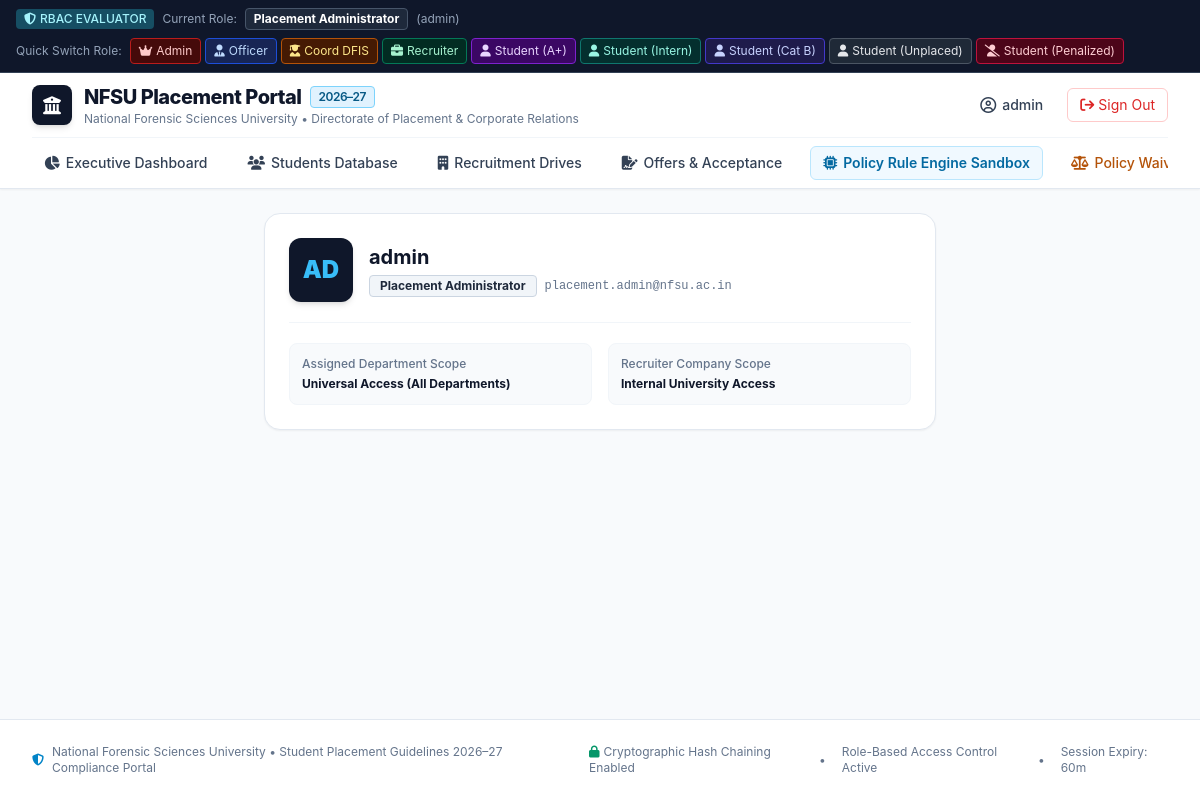
Screenshot of /profile (signed in) with the database file from the repository.
### tables this page shows
CREATE TABLE users (
    id INTEGER PRIMARY KEY AUTOINCREMENT,
    username TEXT UNIQUE NOT NULL,
    email TEXT UNIQUE NOT NULL,
    password_hash TEXT NOT NULL,
    role TEXT NOT NULL CHECK(role IN ('Placement Administrator', 'Placement Officer', 'Course Coordinator', 'Recruiter', 'Student')),
    assigned_course TEXT NULL, -- Course Coordinator scope
    recruiter_company TEXT NULL, -- Recruiter scope
    student_id INTEGER NULL, -- Student self-service link
    failed_login_attempts INTEGER DEFAULT 0,
    locked_until DATETIME NULL,
    mfa_secret TEXT NULL,
    is_active INTEGER DEFAULT 1,
    created_at DATETIME DEFAULT CURRENT_TIMESTAMP,
    FOREIGN KEY(student_id) REFERENCES students(id) ON DELETE SET NULL
);

### routes/auth_routes.py (the view)
@auth_bp.route("/profile")
@login_required
def profile():
    user = query_db("SELECT * FROM users WHERE id = ?", (session["user_id"],), one=True)
    student_record = None
    if user["student_id"]:
        student_record = query_db("SELECT * FROM students WHERE id = ?", (user["student_id"],), one=True)
    return render_template("profile.html", user=user, student=student_record)

### database.py (called while the page is built)
def get_db():
    conn = sqlite3.connect(str(DB_PATH), timeout=20.0)
    conn.row_factory = sqlite3.Row
    conn.execute("PRAGMA foreign_keys = ON;")
    conn.execute("PRAGMA journal_mode = WAL;")
    return conn

def query_db(query, args=(), one=False):
    conn = get_db()
    try:
        cur = conn.cursor()
        cur.execute(query, args)
        rv = cur.fetchall()
        return (rv[0] if rv else None) if one else rv
    finally:
        conn.close()

### security.py (called while the page is built)
def login_required(f):
    @wraps(f)
    def decorated_function(*args, **kwargs):
        if "user_id" not in session:
            flash("Please sign in to access the NFSU Placement Portal.", "warning")
            return redirect(url_for("auth.login", next=request.path))
        return f(*args, **kwargs)
    return decorated_function

### templates/profile.html (shortened to what this page needs)
{% extends "base.html" %}
{% block content %}
<div class="max-w-2xl mx-auto space-y-6">
    <div class="bg-white p-6 rounded-2xl border border-slate-200 shadow-sm">
        <div class="flex items-center gap-4 border-b border-slate-100 pb-5">
            <div class="w-16 h-16 rounded-xl bg-slate-900 text-sky-400 flex items-center justify-center text-2xl font-black shadow-md">
                {{ user.username[:2].upper() }}
            </div>
            <div>
                <h1 class="text-xl font-bold text-slate-900">{{ user.username }}</h1>
                <div class="flex items-center gap-2 mt-1">
                    <span class="px-2.5 py-0.5 rounded text-xs font-bold bg-slate-100 text-slate-800 border border-slate-300">
                        {{ user.role }}
                    </span>
                    <span class="text-xs text-slate-500 font-mono">{{ user.email }}</span>
                </div>
            </div>
        </div>
        <div class="grid grid-cols-2 gap-4 mt-5 text-xs">
            <div class="bg-slate-50 p-3 rounded-lg border border-slate-100">
                <div class="text-slate-500 font-medium">Assigned Department Scope</div>
                <div class="font-bold text-slate-900 mt-1">{{ user.assigned_course or 'Universal Access (All Departments)' }}</div>
            </div>
            <div class="bg-slate-50 p-3 rounded-lg border border-slate-100">
                <div class="text-slate-500 font-medium">Recruiter Company Scope</div>
                <div class="font-bold text-slate-900 mt-1">{{ user.recruiter_company or 'Internal University Access' }}</div>
            </div>
        </div>
    </div>
</div>
{% endblock %}

### templates/base.html (shortened to what this page needs)
<!DOCTYPE html>
<html lang="en">
<head>
    <script src="https://cdn.tailwindcss.com"></script>
    <link rel="stylesheet" href="https://cdnjs.cloudflare.com/ajax/libs/font-awesome/6.4.0/css/all.min.css">
    <link rel="stylesheet" href="{{ url_for('static', filename='css/custom.css') }}">
</head>
<body class="bg-slate-50 text-slate-800 flex flex-col min-h-screen">
    <div class="bg-slate-900 text-slate-200 text-xs px-4 py-2 border-b border-slate-700 flex flex-wrap items-center justify-between gap-2">
        <div class="flex items-center space-x-2">
            <span class="inline-flex items-center px-2 py-0.5 rounded text-xs font-medium bg-cyan-900 text-cyan-200">
                <i class="fa-solid fa-shield-halved mr-1"></i> RBAC EVALUATOR
            </span>
            <span class="text-slate-400">Current Role:</span>
            <span class="font-bold text-white px-2 py-0.5 rounded bg-slate-800 border border-slate-600">
                {{ session.get('role', 'Unauthenticated') }}
            </span>
            {% if session.get('username') %}
            <span class="text-slate-400">({{ session.get('username') }})</span>
            {% endif %}
        </div>
        <div class="flex items-center flex-wrap gap-1">
            <span class="text-slate-400 mr-1">Quick Switch Role:</span>
            <form action="{{ url_for('auth.quick_switch', role_name='admin') }}" method="POST" class="inline">
                <button type="submit" class="px-2 py-1 rounded bg-red-950 text-red-200 hover:bg-red-900 border border-red-700" title="Full Placement Administrator">
                    <i class="fa-solid fa-crown mr-1"></i>Admin
                </button>
            </form>
            <form action="{{ url_for('auth.quick_switch', role_name='officer') }}" method="POST" class="inline">
                <button type="submit" class="px-2 py-1 rounded bg-blue-950 text-blue-200 hover:bg-blue-900 border border-blue-700" title="Placement Officer">
                    <i class="fa-solid fa-user-tie mr-1"></i>Officer
                </button>
            </form>
            <form action="{{ url_for('auth.quick_switch', role_name='coord_dfis') }}" method="POST" class="inline">
                <button type="submit" class="px-2 py-1 rounded bg-amber-950 text-amber-200 hover:bg-amber-900 border border-amber-700" title="Course Coordinator - M.Sc. DFIS">
                    <i class="fa-solid fa-user-graduate mr-1"></i>Coord DFIS
                </button>
            </form>
            <form action="{{ url_for('auth.quick_switch', role_name='recruiter') }}" method="POST" class="inline">
                <button type="submit" class="px-2 py-1 rounded bg-emerald-950 text-emerald-200 hover:bg-emerald-900 border border-emerald-700" title="Recruiter - CrowdStrike">
                    <i class="fa-solid fa-briefcase mr-1"></i>Recruiter
                </button>
            </form>
            <form action="{{ url_for('auth.quick_switch', role_name='student_rohit') }}" method="POST" class="inline">
                <button type="submit" class="px-2 py-1 rounded bg-purple-950 text-purple-200 hover:bg-purple-900 border border-purple-700" title="Rohit (Placed in A+ Microsoft 26.5LPA)">
                    <i class="fa-solid fa-user mr-1"></i>Student (A+)
                </button>
            </form>
            <form action="{{ url_for('auth.quick_switch', role_name='student_ananya') }}" method="POST" class="inline">
                <button type="submit" class="px-2 py-1 rounded bg-teal-950 text-teal-200 hover:bg-teal-900 border border-teal-700" title="Ananya (Internship Only at CERT-In)">
                    <i class="fa-solid fa-user mr-1"></i>Student (Intern)
                </button>
            </form>
            <form action="{{ url_for('auth.quick_switch', role_name='student_vikram') }}" method="POST" class="inline">
                <button type="submit" class="px-2 py-1 rounded bg-indigo-950 text-indigo-200 hover:bg-indigo-900 border border-indigo-700" title="Vikram (Category B Quick Heal 8.5LPA - 1.5x rule)">
                    <i class="fa-solid fa-user mr-1"></i>Student (Cat B)
                </button>
            </form>
            <form action="{{ url_for('auth.quick_switch', role_name='student_sneha') }}" method="POST" class="inline">
                <button type="submit" class="px-2 py-1 rounded bg-gray-800 text-gray-200 hover:bg-gray-700 border border-gray-600" title="Sneha (Unplaced)">
                    <i class="fa-solid fa-user mr-1"></i>Student (Unplaced)
                </button>
            </form>
            <form action="{{ url_for('auth.quick_switch', role_name='student_arjun') }}" method="POST" class="inline">
                <button type="submit" class="px-2 py-1 rounded bg-rose-950 text-rose-200 hover:bg-rose-900 border border-rose-700" title="Arjun (Absenteeism Penalized)">
                    <i class="fa-solid fa-user-slash mr-1"></i>Student (Penalized)
                </button>
            </form>
        </div>
    </div>
    <header class="bg-white border-b border-slate-200 shadow-sm sticky top-0 z-40">
        <div class="max-w-7xl mx-auto px-4 sm:px-6 lg:px-8">
            <div class="flex justify-between items-center h-16">
                <div class="flex items-center space-x-3">
                    <div class="w-10 h-10 rounded-lg bg-slate-900 flex items-center justify-center text-white shadow-md">
                        <i class="fa-solid fa-building-columns text-lg"></i>
                    </div>
                    <div>
                        <a href="{{ url_for('report.dashboard') }}" class="font-extrabold text-slate-900 text-lg sm:text-xl tracking-tight flex items-center gap-2">
                            <span>NFSU Placement Portal</span>
                            <span class="text-xs font-semibold px-2 py-0.5 rounded bg-sky-100 text-sky-800 border border-sky-300">2026–27</span>
                        </a>
                        <p class="text-xs text-slate-500 hidden sm:block">National Forensic Sciences University • Directorate of Placement & Corporate Relations</p>
                    </div>
                </div>
                <div class="flex items-center space-x-3">
                    {% if session.get('user_id') %}
                    <a href="{{ url_for('auth.profile') }}" class="text-sm text-slate-700 hover:text-sky-600 flex items-center gap-1.5 px-3 py-1.5 rounded-md hover:bg-slate-100 transition">
                        <i class="fa-regular fa-circle-user text-base"></i>
                        <span class="font-medium hidden md:inline">{{ session.get('username') }}</span>
                    </a>
                    <a href="{{ url_for('auth.logout') }}" class="text-sm text-red-600 hover:text-red-700 flex items-center gap-1 px-3 py-1.5 rounded-md hover:bg-red-50 transition border border-red-200">
                        <i class="fa-solid fa-arrow-right-from-bracket"></i>
                        <span class="hidden md:inline">Sign Out</span>
                    </a>
                    {% else %}
                    <a href="{{ url_for('auth.login') }}" class="text-sm bg-sky-600 text-white px-4 py-2 rounded-lg font-medium hover:bg-sky-700 transition">
                        Sign In
                    </a>
                    {% endif %}
                </div>
            </div>
            {% if session.get('user_id') %}
            <nav class="flex space-x-1 sm:space-x-4 border-t border-slate-100 py-2 overflow-x-auto text-sm font-medium">
                <a href="{{ url_for('report.dashboard') }}" class="px-3 py-1.5 rounded-md text-slate-700 hover:bg-slate-100 hover:text-sky-600 flex items-center gap-1.5 whitespace-nowrap">
                    <i class="fa-solid fa-chart-pie"></i> Executive Dashboard
                </a>
                {% if session.get('role') != 'Recruiter' and session.get('role') != 'Student' %}
                <a href="{{ url_for('student.list_students') }}" class="px-3 py-1.5 rounded-md text-slate-700 hover:bg-slate-100 hover:text-sky-600 flex items-center gap-1.5 whitespace-nowrap">
                    <i class="fa-solid fa-users"></i> Students Database
                </a>
                {% endif %}
                <a href="{{ url_for('drive.list_drives') }}" class="px-3 py-1.5 rounded-md text-slate-700 hover:bg-slate-100 hover:text-sky-600 flex items-center gap-1.5 whitespace-nowrap">
                    <i class="fa-solid fa-building"></i> Recruitment Drives
                </a>
                <a href="{{ url_for('offer.list_offers') }}" class="px-3 py-1.5 rounded-md text-slate-700 hover:bg-slate-100 hover:text-sky-600 flex items-center gap-1.5 whitespace-nowrap">
                    <i class="fa-solid fa-file-signature"></i> Offers & Acceptance
                </a>
                <a href="{{ url_for('policy.simulator') }}" class="px-3 py-1.5 rounded-md text-sky-700 bg-sky-50 hover:bg-sky-100 flex items-center gap-1.5 whitespace-nowrap font-semibold border border-sky-200">
                    <i class="fa-solid fa-microchip"></i> Policy Rule Engine Sandbox
                </a>
                {% if session.get('role') == 'Placement Administrator' %}
                <a href="{{ url_for('policy.manage_exceptions') }}" class="px-3 py-1.5 rounded-md text-amber-700 hover:bg-amber-50 flex items-center gap-1.5 whitespace-nowrap">
                    <i class="fa-solid fa-scale-balanced"></i> Policy Waivers
                </a>
                {% endif %}
            </nav>
            {% endif %}
        </div>
    </header>
    <main class="flex-grow max-w-7xl w-full mx-auto px-4 sm:px-6 lg:px-8 py-6">
        {% block content %}{% endblock %}
    </main>
    <footer class="bg-white border-t border-slate-200 mt-auto py-6 text-xs text-slate-500">
        <div class="max-w-7xl mx-auto px-4 sm:px-6 lg:px-8 flex flex-col md:flex-row justify-between items-center gap-4">
            <div class="flex items-center space-x-2">
                <i class="fa-solid fa-shield-halved text-sky-600"></i>
                <span>National Forensic Sciences University • Student Placement Guidelines 2026–27 Compliance Portal</span>
            </div>
            <div class="flex items-center space-x-4">
                <span><i class="fa-solid fa-lock text-emerald-600 mr-1"></i>Cryptographic Hash Chaining Enabled</span>
                <span>•</span>
                <span>Role-Based Access Control Active</span>
                <span>•</span>
                <span>Session Expiry: 60m</span>
            </div>
        </div>
    </footer>
</body>
</html>

### static/css/custom.css (style rules this page uses)
:root { --nfsu-primary: #0F172A; --nfsu-secondary: #1E293B; --nfsu-accent: #0284C7; --nfsu-accent-hover: #0369A1; --nfsu-bg: #F8FAFC; --nfsu-card: #FFFFFF; --nfsu-text: #0F172A; --nfsu-muted: #64748B; --nfsu-border: #E2E8F0; }
body { font-family: -apple-system, BlinkMacSystemFont, "Segoe UI", Roboto, "Helvetica Neue", Arial, sans-serif; background-color: var(--nfsu-bg); color: var(--nfsu-text); }

### rows the page displays
users: get "Placement Administrator", get "admin", username "AD", username "admin", role "Placement Administrator", email "placement.admin@nfsu.ac.in"

### other values shown
{{ user.assigned_course or 'Universal Access (All Departments)' }} "Universal Access (All Departments)"
{{ user.recruiter_company or 'Internal University Access' }} "Internal University Access"
